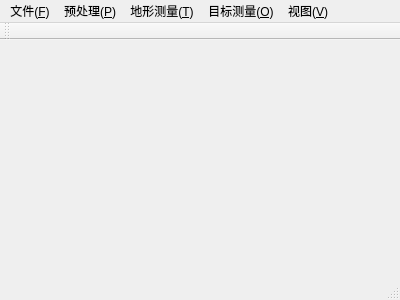
<?xml version="1.0" encoding="UTF-8"?>
<ui version="4.0">
 <class>MainWindow</class>
 <widget class="QMainWindow" name="MainWindow">
  <property name="geometry">
   <rect>
    <x>0</x>
    <y>0</y>
    <width>400</width>
    <height>300</height>
   </rect>
  </property>
  <property name="windowTitle">
   <string>MainWindow</string>
  </property>
  <widget class="QWidget" name="centralWidget"/>
  <widget class="QMenuBar" name="menuBar">
   <property name="geometry">
    <rect>
     <x>0</x>
     <y>0</y>
     <width>400</width>
     <height>23</height>
    </rect>
   </property>
   <widget class="QMenu" name="menu_File">
    <property name="title">
     <string>文件(&amp;F)</string>
    </property>
    <addaction name="action_OpenImg"/>
    <addaction name="action_openFloder"/>
    <addaction name="separator"/>
    <addaction name="action_SetWorkPath"/>
    <addaction name="action_setProductFloder"/>
    <addaction name="separator"/>
    <addaction name="action_AddLImg"/>
    <addaction name="action_AddLFloder"/>
    <addaction name="action_AddRImg"/>
    <addaction name="action_AddRFloder"/>
    <addaction name="separator"/>
    <addaction name="action_unloadL"/>
    <addaction name="action_unloadR"/>
    <addaction name="action_unloadP"/>
    <addaction name="action_unloadAll"/>
    <addaction name="separator"/>
    <addaction name="action_LoadWorkSpace"/>
    <addaction name="action_SaveWorkSpace"/>
   </widget>
   <widget class="QMenu" name="menu_View">
    <property name="title">
     <string>视图(&amp;V)</string>
    </property>
    <addaction name="action_FileDlg"/>
    <addaction name="action_InfoDlg"/>
    <addaction name="separator"/>
    <addaction name="action_LDlg"/>
    <addaction name="action_RDlg"/>
    <addaction name="action_PDlg"/>
   </widget>
   <widget class="QMenu" name="menu_TerrainMeasurement">
    <property name="title">
     <string>地形测量(&amp;T)</string>
    </property>
    <addaction name="action_getCloud"/>
   </widget>
   <widget class="QMenu" name="menu_ObjectMeasurement">
    <property name="title">
     <string>目标测量(&amp;O)</string>
    </property>
   </widget>
   <widget class="QMenu" name="menu_PriMeasurement">
    <property name="title">
     <string>预处理(&amp;P)</string>
    </property>
    <addaction name="action_Calib"/>
    <addaction name="action_Epiploar"/>
   </widget>
   <addaction name="menu_File"/>
   <addaction name="menu_PriMeasurement"/>
   <addaction name="menu_TerrainMeasurement"/>
   <addaction name="menu_ObjectMeasurement"/>
   <addaction name="menu_View"/>
  </widget>
  <widget class="QToolBar" name="mainToolBar">
   <attribute name="toolBarArea">
    <enum>TopToolBarArea</enum>
   </attribute>
   <attribute name="toolBarBreak">
    <bool>false</bool>
   </attribute>
  </widget>
  <widget class="QStatusBar" name="statusBar"/>
  <action name="action_AddLFloder">
   <property name="icon">
    <iconset resource="icons.qrc">
     <normaloff>:/bin/Data/Icon/addfloder.png</normaloff>:/bin/Data/Icon/addfloder.png</iconset>
   </property>
   <property name="text">
    <string>添加左影像文件夹(&amp;L)</string>
   </property>
  </action>
  <action name="action_AddRFloder">
   <property name="icon">
    <iconset resource="icons.qrc">
     <normaloff>:/bin/Data/Icon/addfloder.png</normaloff>:/bin/Data/Icon/addfloder.png</iconset>
   </property>
   <property name="text">
    <string>添加右影像文件夹(&amp;R)</string>
   </property>
  </action>
  <action name="action_LoadWorkSpace">
   <property name="icon">
    <iconset resource="icons.qrc">
     <normaloff>:/bin/Data/Icon/removeworkspace.png</normaloff>:/bin/Data/Icon/removeworkspace.png</iconset>
   </property>
   <property name="text">
    <string>加载工作区(&amp;A)</string>
   </property>
  </action>
  <action name="action_SaveWorkSpace">
   <property name="icon">
    <iconset resource="icons.qrc">
     <normaloff>:/bin/Data/Icon/loadworkspace.png</normaloff>:/bin/Data/Icon/loadworkspace.png</iconset>
   </property>
   <property name="text">
    <string>保存工作区(&amp;S)</string>
   </property>
  </action>
  <action name="action_FileDlg">
   <property name="checkable">
    <bool>true</bool>
   </property>
   <property name="checked">
    <bool>true</bool>
   </property>
   <property name="text">
    <string>文件窗口(&amp;F)</string>
   </property>
  </action>
  <action name="action_AddLImg">
   <property name="icon">
    <iconset resource="icons.qrc">
     <normaloff>:/bin/Data/Icon/add.png</normaloff>:/bin/Data/Icon/add.png</iconset>
   </property>
   <property name="text">
    <string>添加左影像</string>
   </property>
  </action>
  <action name="action_AddRImg">
   <property name="icon">
    <iconset resource="icons.qrc">
     <normaloff>:/bin/Data/Icon/add.png</normaloff>:/bin/Data/Icon/add.png</iconset>
   </property>
   <property name="text">
    <string>添加右影像</string>
   </property>
  </action>
  <action name="action_unloadL">
   <property name="icon">
    <iconset resource="icons.qrc">
     <normaloff>:/bin/Data/Icon/removeI.png</normaloff>:/bin/Data/Icon/removeI.png</iconset>
   </property>
   <property name="text">
    <string>移除左影像区</string>
   </property>
  </action>
  <action name="action_unloadR">
   <property name="icon">
    <iconset resource="icons.qrc">
     <normaloff>:/bin/Data/Icon/removeI.png</normaloff>:/bin/Data/Icon/removeI.png</iconset>
   </property>
   <property name="text">
    <string>移除右影像区</string>
   </property>
  </action>
  <action name="action_unloadAll">
   <property name="icon">
    <iconset resource="icons.qrc">
     <normaloff>:/bin/Data/Icon/removeI.png</normaloff>:/bin/Data/Icon/removeI.png</iconset>
   </property>
   <property name="text">
    <string>移除所有影像</string>
   </property>
  </action>
  <action name="action_OpenImg">
   <property name="icon">
    <iconset resource="icons.qrc">
     <normaloff>:/bin/Data/Icon/add.png</normaloff>:/bin/Data/Icon/add.png</iconset>
   </property>
   <property name="text">
    <string>打开影像(&amp;O)</string>
   </property>
  </action>
  <action name="action_unloadP">
   <property name="icon">
    <iconset resource="icons.qrc">
     <normaloff>:/bin/Data/Icon/removeI.png</normaloff>:/bin/Data/Icon/removeI.png</iconset>
   </property>
   <property name="text">
    <string>移除产品区</string>
   </property>
  </action>
  <action name="action_SetWorkPath">
   <property name="icon">
    <iconset resource="icons.qrc">
     <normaloff>:/bin/Data/Icon/setfloder.png</normaloff>:/bin/Data/Icon/setfloder.png</iconset>
   </property>
   <property name="text">
    <string>设置工作路径</string>
   </property>
  </action>
  <action name="action_setProductFloder">
   <property name="icon">
    <iconset resource="icons.qrc">
     <normaloff>:/bin/Data/Icon/setfloder.png</normaloff>:/bin/Data/Icon/setfloder.png</iconset>
   </property>
   <property name="text">
    <string>设定产品目录(&amp;P)</string>
   </property>
  </action>
  <action name="action_openFloder">
   <property name="icon">
    <iconset resource="icons.qrc">
     <normaloff>:/bin/Data/Icon/add.png</normaloff>:/bin/Data/Icon/add.png</iconset>
   </property>
   <property name="text">
    <string>打开文件夹(&amp;F)</string>
   </property>
  </action>
  <action name="action_InfoDlg">
   <property name="checkable">
    <bool>true</bool>
   </property>
   <property name="checked">
    <bool>true</bool>
   </property>
   <property name="text">
    <string>信息窗口(&amp;I)</string>
   </property>
  </action>
  <action name="action_LDlg">
   <property name="checkable">
    <bool>true</bool>
   </property>
   <property name="checked">
    <bool>true</bool>
   </property>
   <property name="text">
    <string>左影像窗口(&amp;L)</string>
   </property>
  </action>
  <action name="action_RDlg">
   <property name="checkable">
    <bool>true</bool>
   </property>
   <property name="checked">
    <bool>true</bool>
   </property>
   <property name="text">
    <string>右影像窗口(&amp;R)</string>
   </property>
  </action>
  <action name="action_PDlg">
   <property name="checkable">
    <bool>true</bool>
   </property>
   <property name="checked">
    <bool>true</bool>
   </property>
   <property name="text">
    <string>产品窗口(&amp;P)</string>
   </property>
  </action>
  <action name="action_getCloud">
   <property name="icon">
    <iconset resource="icons.qrc">
     <normaloff>:/bin/Data/Icon/Product.png</normaloff>:/bin/Data/Icon/Product.png</iconset>
   </property>
   <property name="text">
    <string>地形点云生成(&amp;C)</string>
   </property>
  </action>
  <action name="action_Calib">
   <property name="text">
    <string>相机定标(&amp;C)</string>
   </property>
  </action>
  <action name="action_Epiploar">
   <property name="text">
    <string>核线校正(&amp;E)</string>
   </property>
  </action>
 </widget>
 <layoutdefault spacing="6" margin="11"/>
 <resources>
  <include location="icons.qrc"/>
 </resources>
 <connections/>
</ui>
